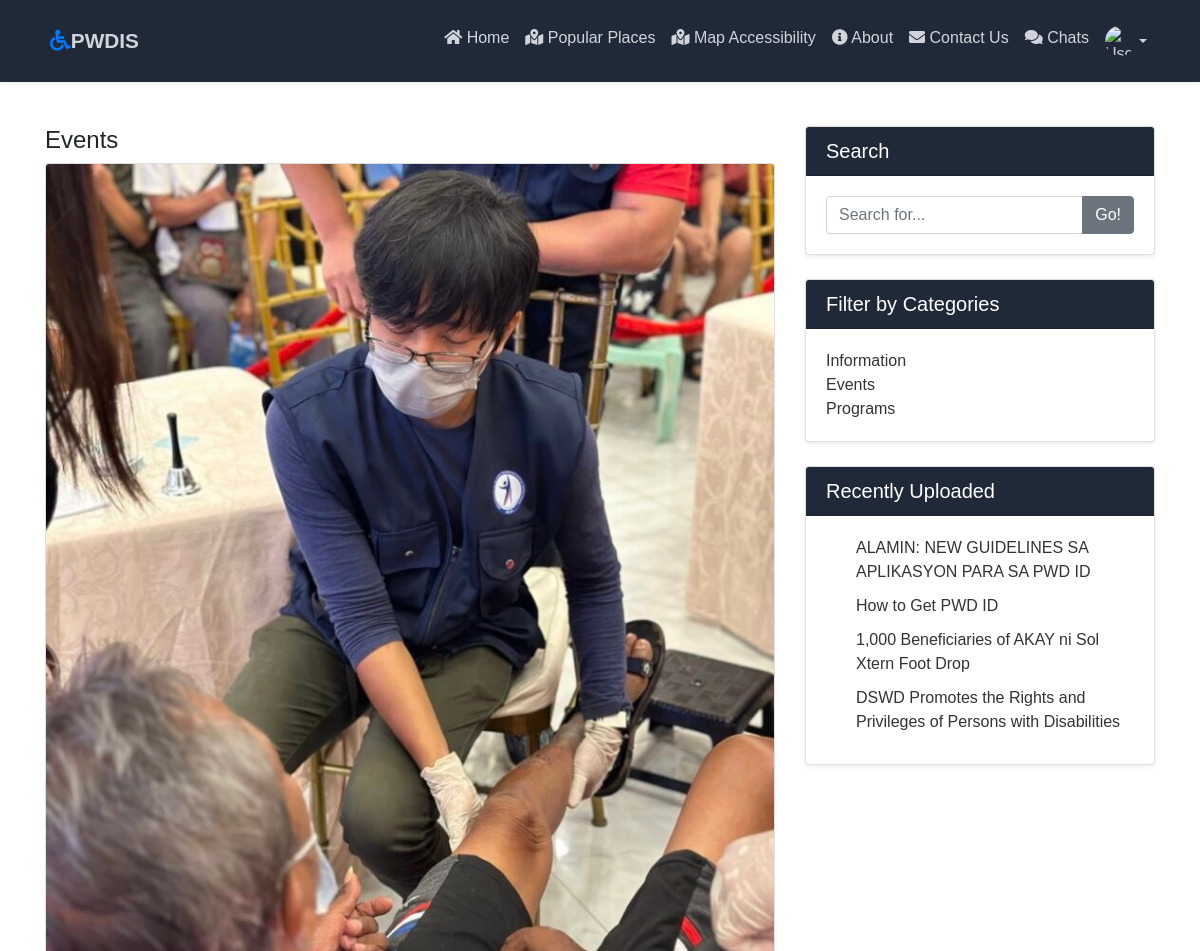
The app's page /category.php?catid=9 (upper part), older data.
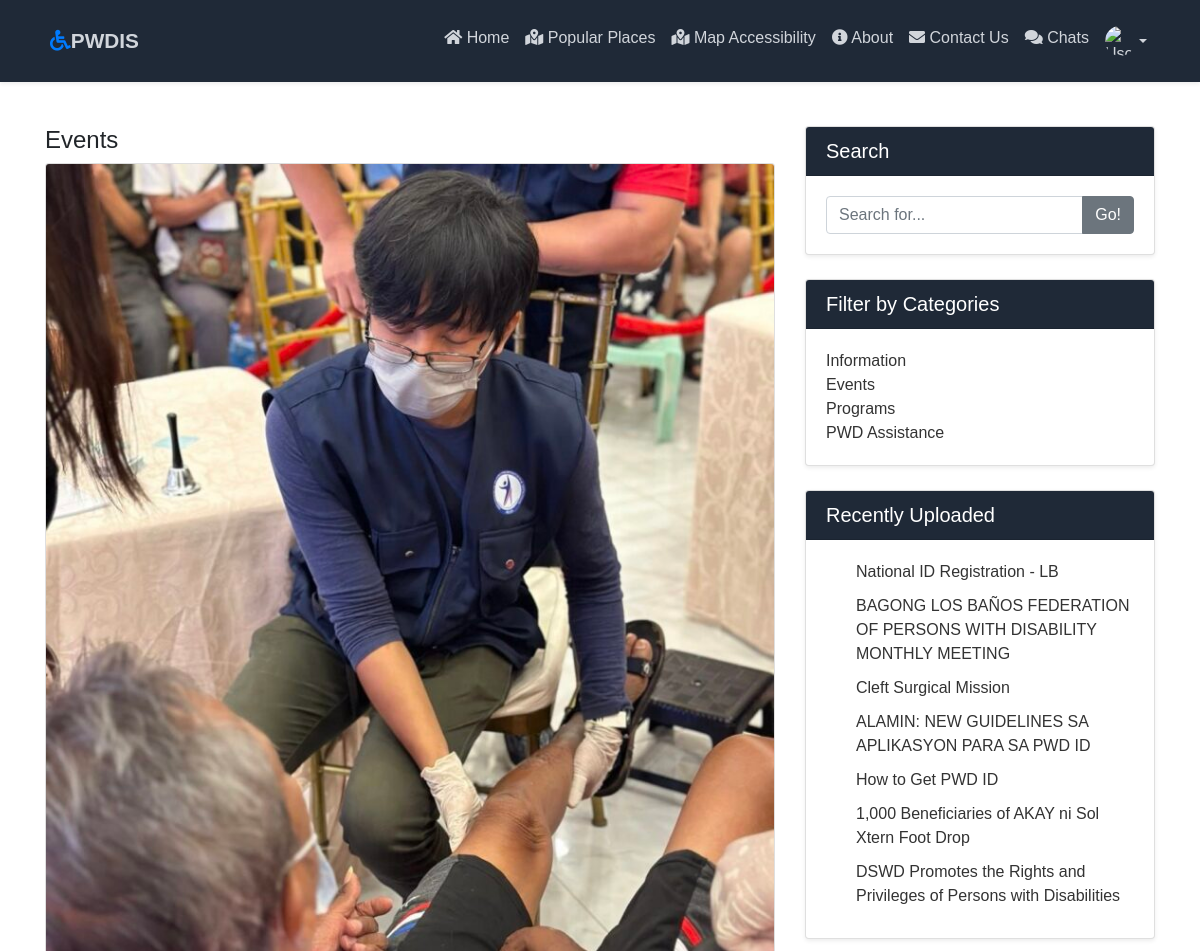
The same page, newer data.
### tables this page shows
CREATE TABLE `tblposts` (
  `id` int(11) NOT NULL,
  `PostTitle` longtext DEFAULT NULL,
  `CategoryId` int(11) DEFAULT NULL,
  `PostDetails` longtext DEFAULT NULL,
  `PostingDate` timestamp NULL DEFAULT current_timestamp(),
  `UpdationDate` timestamp NULL DEFAULT NULL ON UPDATE current_timestamp(),
  `Is_Active` int(1) DEFAULT NULL,
  `PostUrl` mediumtext DEFAULT NULL,
  `PostImage` varchar(255) DEFAULT NULL
);

CREATE TABLE `tblcategory` (
  `id` int(11) NOT NULL,
  `CategoryName` varchar(200) DEFAULT NULL,
  `Description` mediumtext DEFAULT NULL,
  `PostingDate` timestamp NULL DEFAULT current_timestamp(),
  `UpdationDate` timestamp NULL DEFAULT NULL,
  `Is_Active` int(1) DEFAULT NULL
);

### category.php (the view, shortened to what this page needs)
<?php
include('includes/config.php');
?>
<!DOCTYPE html>
<html lang="en">
<head>
  <link href="vendor/bootstrap/css/bootstrap.min.css" rel="stylesheet">
  <link href="css/modern-business.css" rel="stylesheet">
</head>
<body>
  <?php include('includes/header.php'); ?>
  <div class="container">
    <div class="row" style="margin-top: 4%">
      <div class="col-md-8">
        <?php
        if (isset($_GET['pageno'])) {
          $pageno = $_GET['pageno'];
        } else {
          $pageno = 1;
        }
        $no_of_records_per_page = 8;
        $offset = ($pageno - 1) * $no_of_records_per_page;
        $query = mysqli_query($con, "select tblposts.id as pid,tblposts.PostTitle as posttitle,tblposts.PostImage,tblcategory.CategoryName as category,tblposts.PostDetails as postdetails,tblposts.PostingDate as postingdate,tblposts.PostUrl as url from tblposts left join tblcategory on tblcategory.id=tblposts.CategoryId where tblposts.CategoryId='" . $_SESSION['catid'] . "' and tblposts.Is_Active=1 order by tblposts.id desc LIMIT $offset, $no_of_records_per_page");
        $rowcount = mysqli_num_rows($query);
        if ($rowcount == 0) {
          echo "No record found";
        } else {
          while ($row = mysqli_fetch_array($query)) {
        ?>
            <h4><?php echo htmlentities($row['category']); ?> </h4>
            <div class="card mb-4">
              <img class="card-img-top" src="admin/postimages/<?php echo htmlentities($row['PostImage']); ?>" alt="<?php echo htmlentities($row['posttitle']); ?>">
            </div>
          <?php } ?>
        <?php } ?>
      </div>
      <?php include('includes/sidebar.php'); ?>
    </div>
  </div>
  </head>
</body>
</html>

### includes/sidebar.php
<div class="col-md-4">
  <div class="card mb-4 shadow-sm">
    <h5 class="card-header">Search</h5>
    <div class="card-body">
      <form name="search" action="search.php" method="post">
        <div class="input-group">
          <input type="text" name="searchtitle" class="form-control" placeholder="Search for..." required>
          <div class="input-group-append">
            <button class="btn btn-secondary" type="submit">Go!</button>
          </div>
        </div>
      </form>
    </div>
  </div>
  <div class="card my-4 shadow-sm">
    <h5 class="card-header">Filter by Categories</h5>
    <div class="card-body">
      <div class="row">
        <div class="col-lg-12">
          <ul class="list-unstyled mb-0">
            <?php
            $query = mysqli_query($con, "SELECT id, CategoryName FROM tblcategory");
            while ($row = mysqli_fetch_array($query)) {
            ?>
              <li>
                <a href="category.php?catid=<?php echo htmlentities($row['id']) ?>" class="category-link"><?php echo htmlentities($row['CategoryName']); ?></a>
              </li>
            <?php } ?>
          </ul>
        </div>
      </div>
    </div>
  </div>
  <div class="card my-4 shadow-sm">
    <h5 class="card-header">Recently Uploaded</h5>
    <div class="card-body">
      <ul class="recent-uploads mb-0">
        <?php
        $query = mysqli_query($con, "SELECT tblposts.id as pid, tblposts.PostTitle as posttitle FROM tblposts ORDER BY tblposts.PostingDate DESC LIMIT 8");
        while ($row = mysqli_fetch_array($query)) {
        ?>
          <li>
            <a href="post-details.php?nid=<?php echo htmlentities($row['pid']) ?>" class="post-link"><?php echo htmlentities($row['posttitle']); ?></a>
          </li>
        <?php } ?>
      </ul>
    </div>
  </div>
</div>

Row changes from the older to the newer data that the page shows:
added tblcategory: CategoryName "PWD Assistance"
added tblposts: PostTitle "National ID Registration - LB", shown under "Recently Uploaded"
added tblposts: PostTitle "BAGONG LOS BAÑOS FEDERATION OF PERSONS WITH DISABILITY MONTHLY MEETING", shown under "Recently Uploaded"
added tblposts: PostTitle "Cleft Surgical Mission", shown under "Recently Uploaded"
